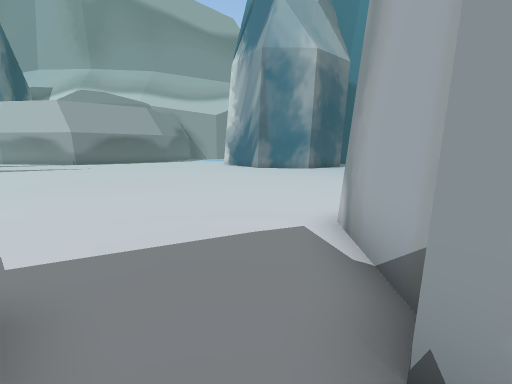
view 1 (above)

18 first-person views from a walk through a 3-D level made in the Unity game engine. The camera is 1.2 m above the floor, tilts 8° down and sees 80° across. The floor is counted in squares, 1 m on a side. Each view is taken from the middle of a square. On the plan, view 1 faces up. The plan holds only what a view shows up to about 13 squares ahead; the rest is blank. The place goes on beyond the plan.

view 2
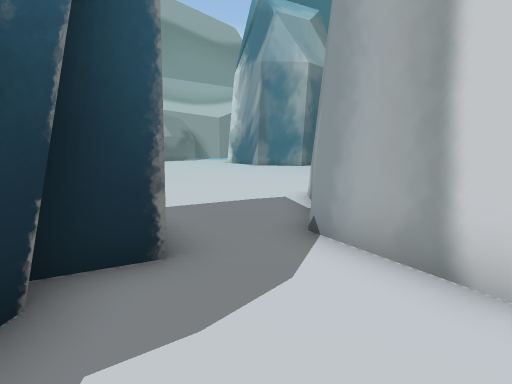

view 3
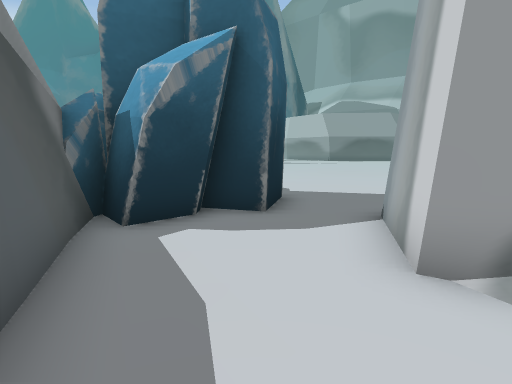

view 4
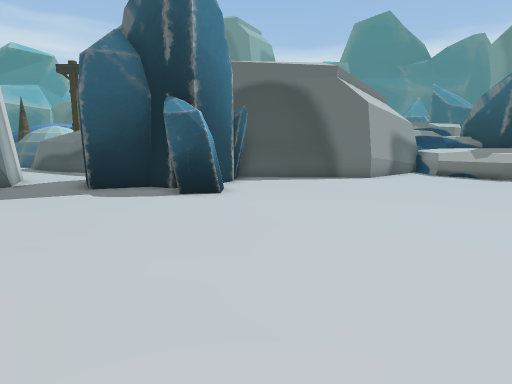

view 5
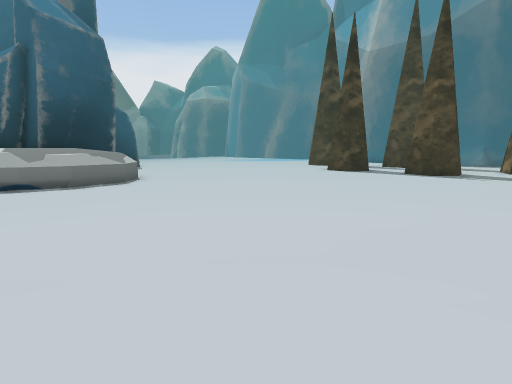

view 6
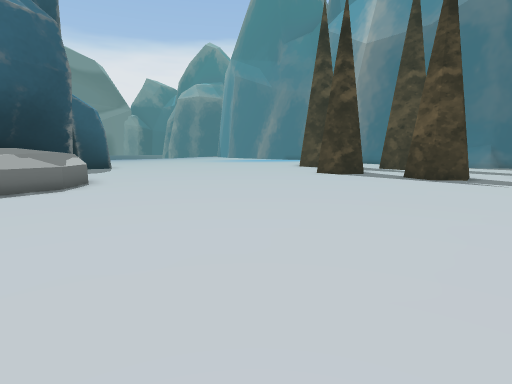

view 7
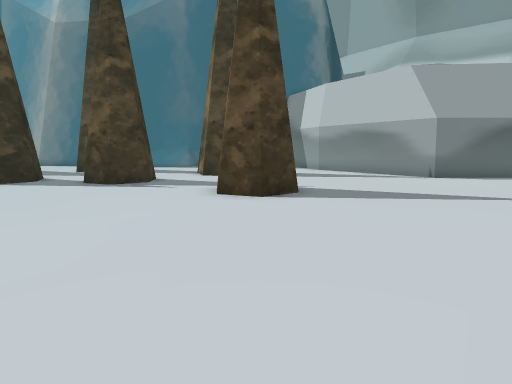

view 8
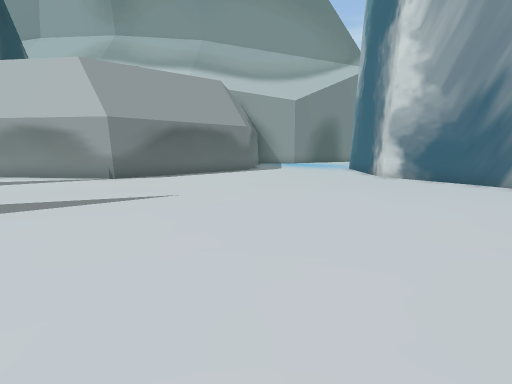

view 9
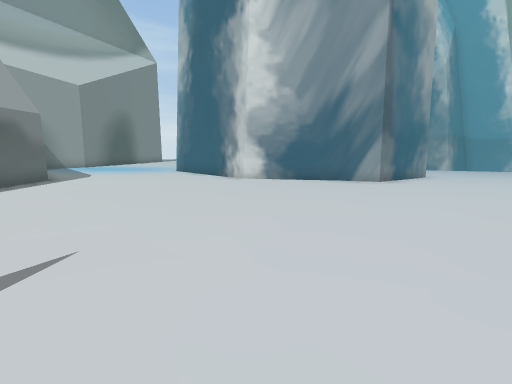

view 10
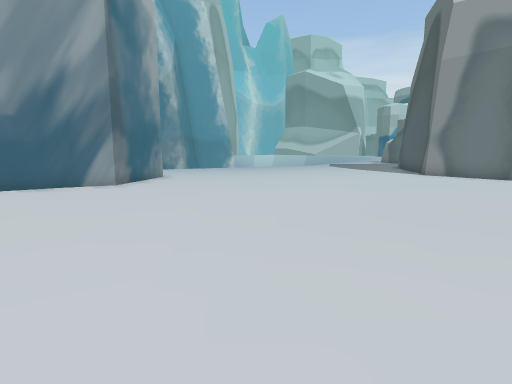

view 11
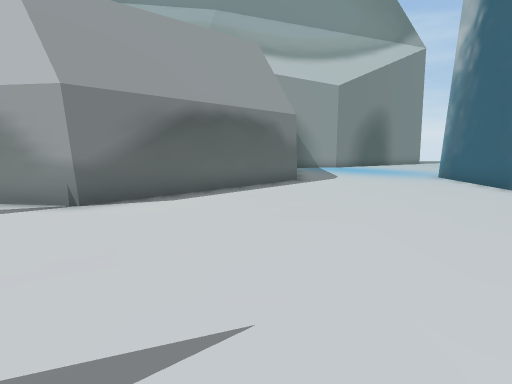

view 12
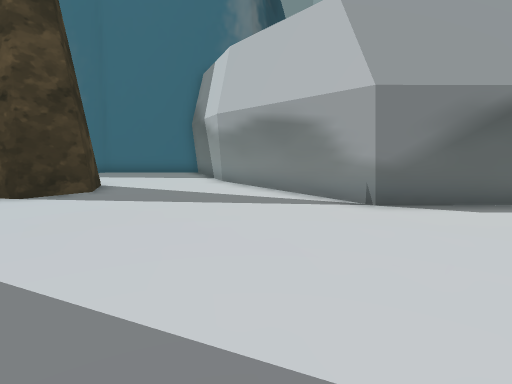

view 13
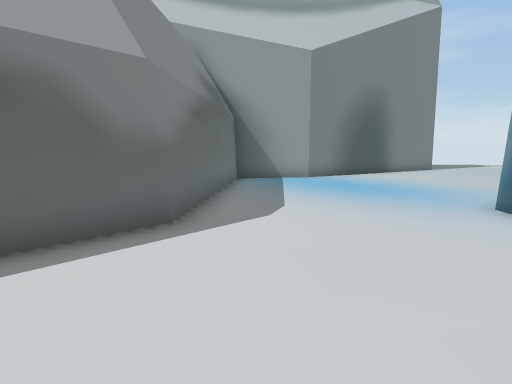

view 14
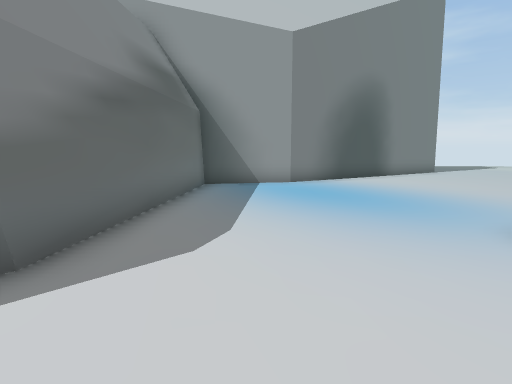

view 15
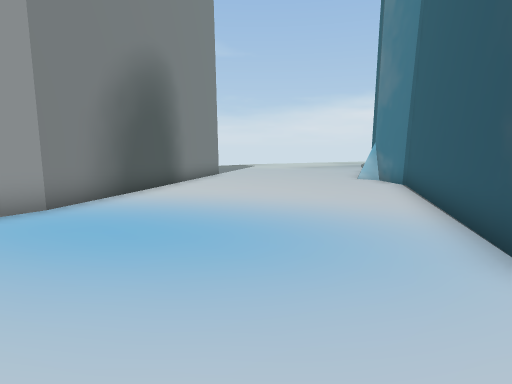

view 16
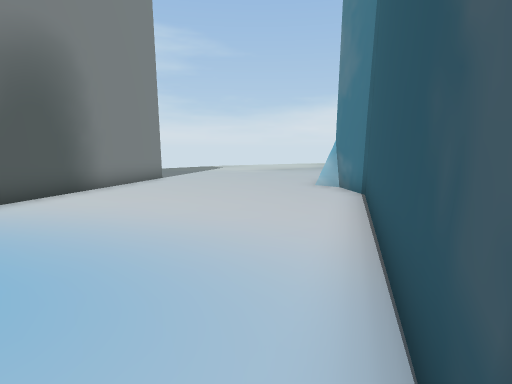

view 17
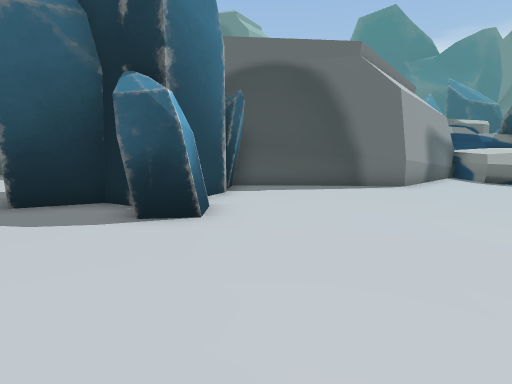

view 18
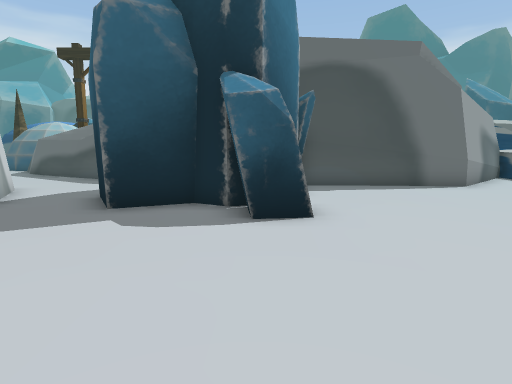

### Floor plan
Points are (right, up) in squares from view 1. A wall is a line through its corners. A room is listed if a view was taken in it or the views show most of it. See-through windows are left out.
Room 1 (views 1, 2, 3)
walls: (2.9, -0.6) (2.2, -0.8) (0.8, 1.6); (-1, 0.3) (-2, -0.3); (-1.6, -0.4) (-1.6, -2.1); (-2.7, -2.5) (2.8, -5)
ways out: opening at (0, 0) to room 2
Room 2 (views 4, 5, 6, 7, 8, 9, 10, 11, 12, 13, 14, 15, 16, 17, 18)
walls: (-15.2, 15.8) (-15.3, 14.6) (-16.5, 14.1); (-0.6, 21.3) (-2.6, 24.4) (-2.2, 30) (3.6, 33); (-6, 2.6) (-4.7, 2.7) (-4.6, 1.8) (-3.7, 1.3) (-2, 2) (-1, 0.3); (-21.7, 14.8) (-20.8, 14.1) (-20.9, 13) (-22, 12.5); (-5.7, 1.4) (-5.7, 2.7); (3.4, 19) (0.1, 19.7) (-0.9, 21.9); (1.7, 5.2) (3.2, 6.4); (-21.9, 20.4) (-20.4, 19.7) (-20.3, 18.2) (-20.9, 17.8); (-19.9, 24.1) (-21.7, 24.9); (-6.2, -0.6) (-5.5, 0.7); (1.3, 2.1) (1.5, 5.1); (-10.3, -2.2) (-6.5, -2.5); (-15.4, -5) (-11.8, -1.8); (-15.3, -5.2) (-11.8, -2) (-6.4, -2.2) (-6.4, -1) (-6.1, -0.7); (-22.3, -2.6) (-20, -4.2); (1, 40.5) (-4.6, 37.2) (-7.8, 36.5) (-8.4, 28.7) (-13.8, 23.2) (-20.1, 24.1)
low walls: (-5.9, 1.6) (-6, 2.6); (-19.8, 0.1) (-18.1, 0.2) (-16.5, -0.8) (-15.8, -1.9) (-15.3, -3) (-15.4, -5)
ways out: opening at (0, 0) to room 1

Where each view was taken, in squares from view 1:
view 1: 0 up, 0 right, facing up
view 2: 3 down, 0 right, facing up
view 3: 4 down, 3 right, facing up-left
view 4: 11 up, 7 left, facing down
view 5: 5 up, 7 left, facing left
view 6: 6 up, 9 left, facing left
view 7: 9 up, 10 left, facing up-left
view 8: 11 up, 8 left, facing up
view 9: 15 up, 11 left, facing up-right
view 10: 15 up, 10 left, facing right
view 11: 17 up, 10 left, facing up
view 12: 17 up, 11 left, facing up-left
view 13: 24 up, 7 left, facing up
view 14: 26 up, 6 left, facing up
view 15: 30 up, 6 left, facing up-right
view 16: 30 up, 3 left, facing up-right
view 17: 8 up, 7 left, facing down
view 18: 8 up, 5 left, facing down
